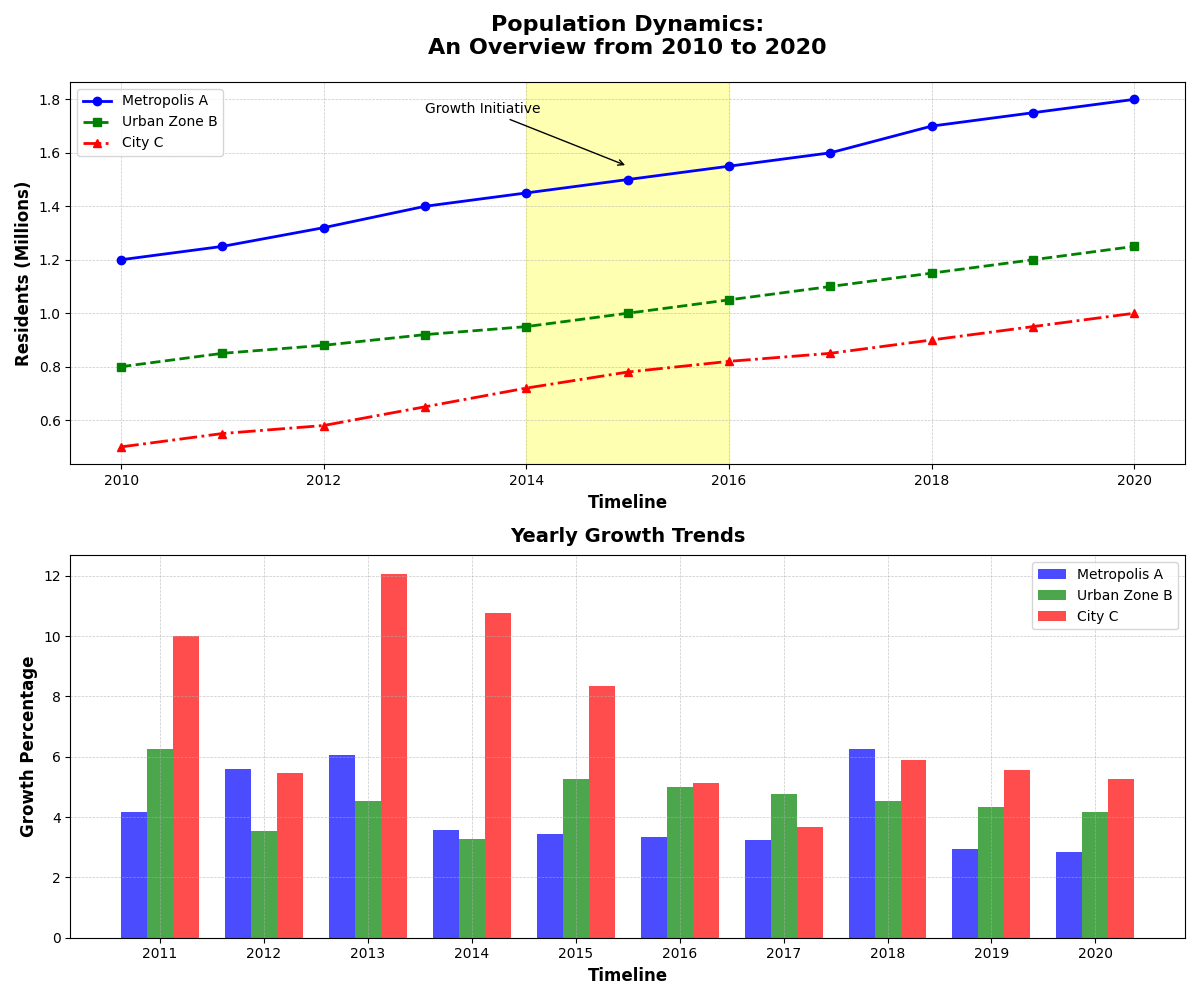

Source code (Python):
import matplotlib.pyplot as plt
import numpy as np

# Define the years from 2010 to 2020
years = np.arange(2010, 2021)

# Population data for three cities in millions
city1_population = [1.2, 1.25, 1.32, 1.40, 1.45, 1.50, 1.55, 1.60, 1.70, 1.75, 1.80]
city2_population = [0.8, 0.85, 0.88, 0.92, 0.95, 1.00, 1.05, 1.10, 1.15, 1.20, 1.25]
city3_population = [0.5, 0.55, 0.58, 0.65, 0.72, 0.78, 0.82, 0.85, 0.90, 0.95, 1.00]

# Calculate annual growth rate for each city
def calculate_annual_growth_rate(data):
    return [100 * (data[k+1] - data[k]) / data[k] for k in range(len(data)-1)]

city1_growth = calculate_annual_growth_rate(city1_population)
city2_growth = calculate_annual_growth_rate(city2_population)
city3_growth = calculate_annual_growth_rate(city3_population)

# Set up the subplots
fig, (ax1, ax2) = plt.subplots(2, 1, figsize=(12, 10))

# Plot the population line chart
ax1.plot(years, city1_population, marker='o', linestyle='-', color='blue', linewidth=2, label='Metropolis A')
ax1.plot(years, city2_population, marker='s', linestyle='--', color='green', linewidth=2, label='Urban Zone B')
ax1.plot(years, city3_population, marker='^', linestyle='-.', color='red', linewidth=2, label='City C')
ax1.set_title("Population Dynamics:\nAn Overview from 2010 to 2020", fontsize=16, fontweight='bold', pad=20)
ax1.set_xlabel('Timeline', fontsize=12, fontweight='bold')
ax1.set_ylabel('Residents (Millions)', fontsize=12, fontweight='bold')
ax1.grid(True, linestyle='--', linewidth=0.5, alpha=0.7)
ax1.legend(loc='upper left', fontsize=10)
ax1.axvspan(2014, 2016, color='yellow', alpha=0.3, label='Development Era')
ax1.annotate('Growth Initiative', xy=(2015, 1.55), xytext=(2013, 1.75),
             arrowprops=dict(arrowstyle='->', connectionstyle='arc3', color='black'),
             fontsize=10, color='black')

# Plot the bar chart for annual growth rate
ind = np.arange(len(city1_growth))  # index for bar positions
width = 0.25  # bar width

ax2.bar(ind - width, city1_growth, width=width, color='blue', alpha=0.7, label='Metropolis A')
ax2.bar(ind, city2_growth, width=width, color='green', alpha=0.7, label='Urban Zone B')
ax2.bar(ind + width, city3_growth, width=width, color='red', alpha=0.7, label='City C')
ax2.set_title('Yearly Growth Trends', fontsize=14, fontweight='bold', pad=10)
ax2.set_xlabel('Timeline', fontsize=12, fontweight='bold')
ax2.set_ylabel('Growth Percentage', fontsize=12, fontweight='bold')
ax2.set_xticks(ind)
ax2.set_xticklabels(years[1:])
ax2.legend(loc='upper right', fontsize=10)
ax2.grid(True, linestyle='--', linewidth=0.5, alpha=0.7)

# Automatically adjust layout
plt.tight_layout()

# Display the plot
plt.show()
